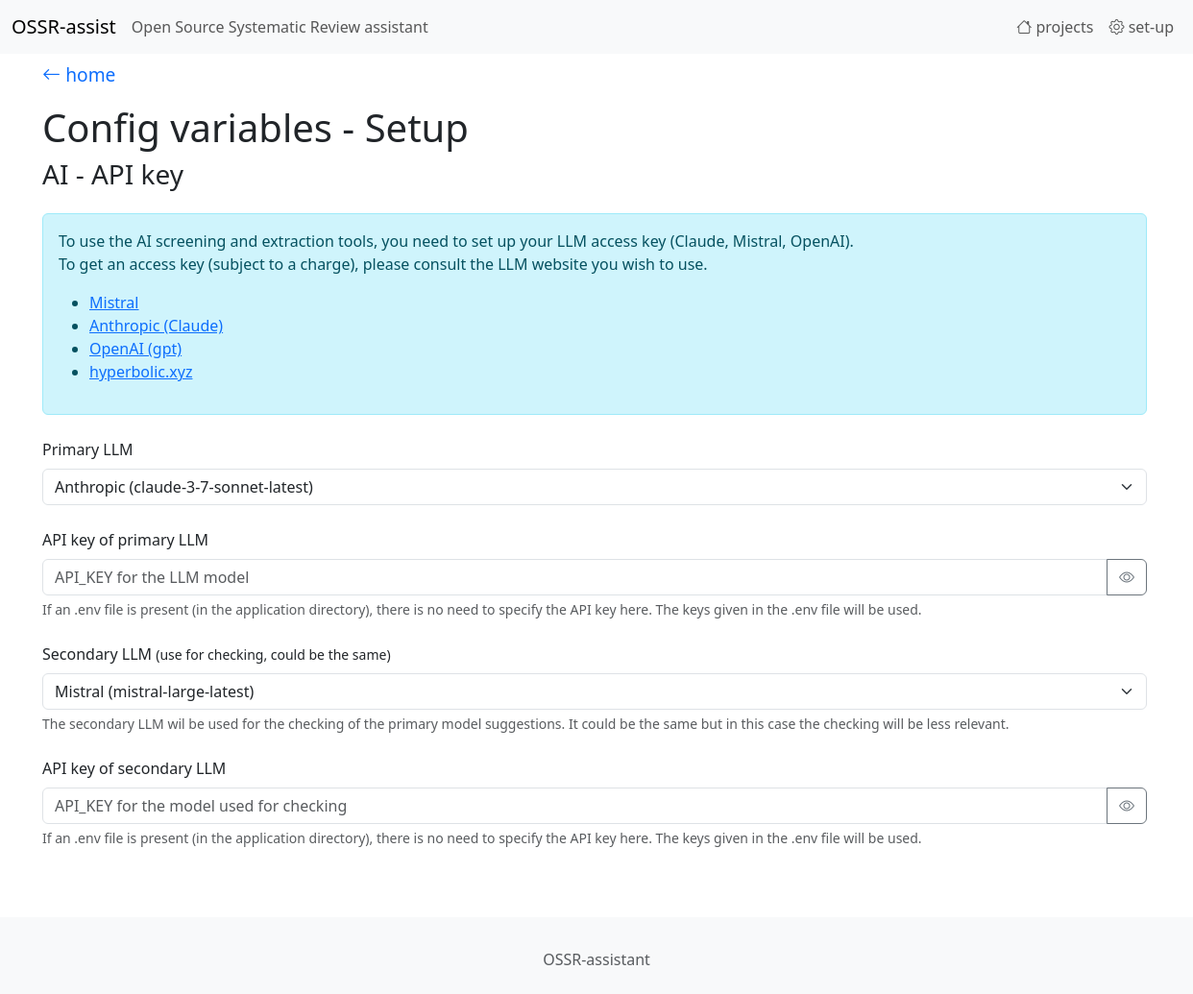
/setup, run on an earlier commit of the app's database.
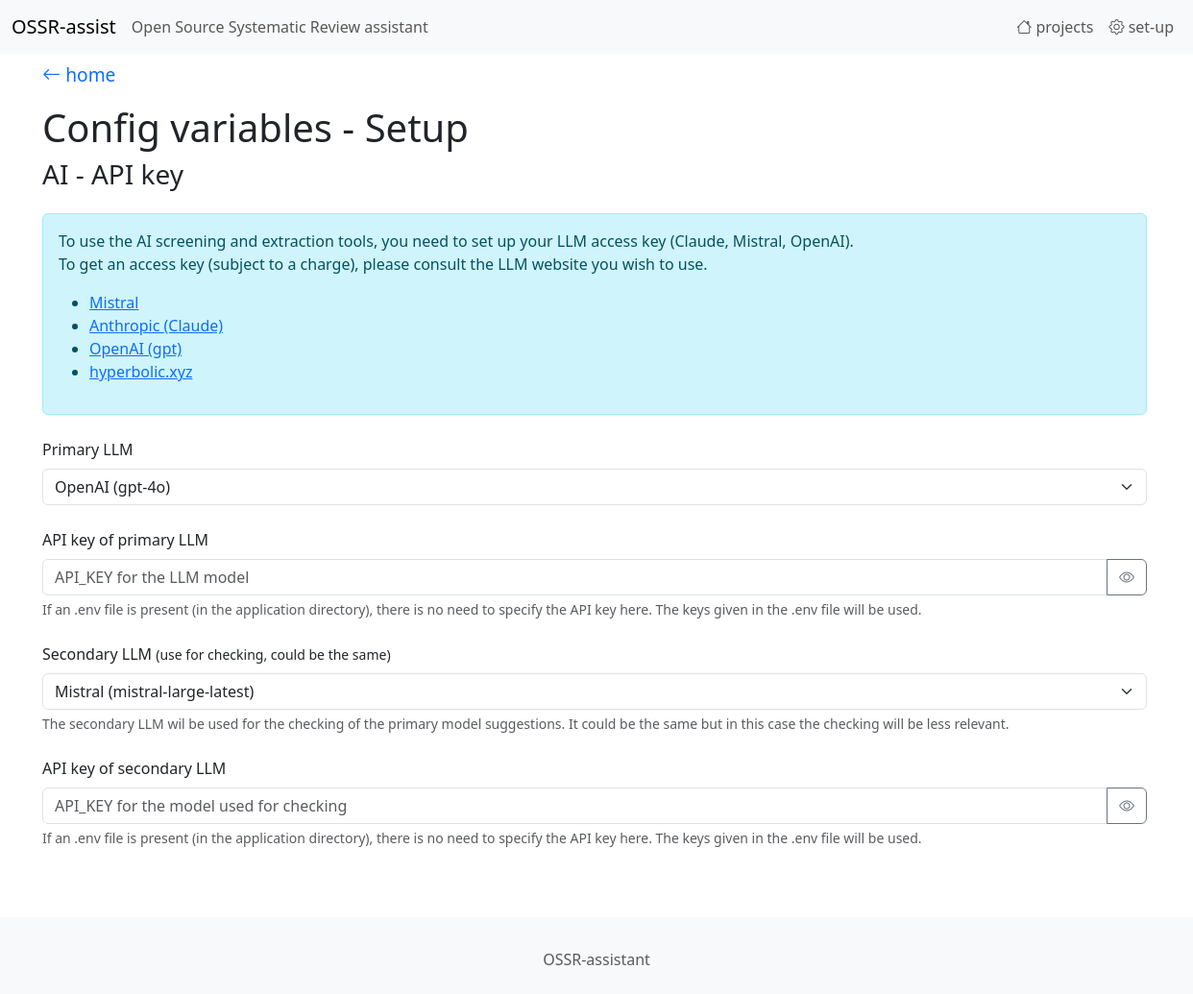
And on a later commit of the database.
### tables this page shows
CREATE TABLE config_variables
(
    variable_name TEXT,
    value         TEXT default ""
);

### app.py (the view)
@app.route('/setup')
def endpoint_setup():
    return setup()

### utils.py (called while the page is built)
def get_db_connection():
    conn = sqlite3.connect(DB_PATH)
    conn.row_factory = sqlite3.Row
    return conn

def sql_select_fetchall(sql, parameters):
    with get_db_connection() as con:
        cur = con.cursor()
        res = cur.execute(sql, parameters)
        rows = res.fetchall()
        columns = [column[0] for column in cur.description]
        result = [dict(zip(columns, row)) for row in rows]
        cur.close()
    return result

### templates/setup.html (shortened to what this page needs)
{% extends 'base.html' %}
{%  block content %}
<p class="mt-2 mb-3">
    <a href="/" class="return_arrow">
    <i class="bi bi-arrow-left"></i> home
    </a>
</p>
<h1>Config variables - Setup</h1>
    <h3>AI - API key</h3>
    <div class="alert alert-info mt-4 mb-4" role="alert">
    <p>
        To use the AI screening and extraction tools,
        you need to set up your LLM access key (Claude, Mistral, OpenAI).<br/>
        To get an access key (subject to a charge), please consult the LLM website you wish to use.
    </p>
    <ul>
        <li> <a href="https://console.mistral.ai/upgrade/plans" target="_blank">Mistral</a></li>
        <li> <a href="https://docs.anthropic.com/en/home" target="_blank">Anthropic (Claude)</a></li>
        <li> <a href="https://openai.com/api/" target="_blank">OpenAI (gpt)</a> </li>
        <li><a href="https://app.hyperbolic.xyz/" target="_blank">hyperbolic.xyz</a> </li></li>
    </ul>
    </div>
<form class="mt-4">
<div class="mb-4">
    <label for="LLM_NAME" class="form-label">Primary LLM</label>
    <select class="form-select" id="LLM_NAME" name="LLM_NAME" hx-post="/setup/update_field/LLM_NAME" hx-trigger="change" hx-target="#LLM_NAME_info" hx-swap="innerHTML">
        <option value="{{ LLM_Name_Enum.OPENAI.value }}" {% if LLM_NAME == 'openai' %}selected{% endif %}>OpenAI (gpt-4o)</option>
        <option value="{{ LLM_Name_Enum.ANTHROPIC.value }}" {% if LLM_NAME == 'claude' %}selected{% endif %}>Anthropic (claude-3-7-sonnet-latest)</option>
    </select>
</div>
<div class="mb-4">
    <label for="API_KEY" class="form-label">API key of primary LLM</label>
    <div class="input-group">
        <input type="password" class="form-control" id="API_KEY" name="API_KEY"
               value="{{ API_KEY }}" placeholder="API_KEY for the LLM model"
               hx-post="/setup/update_field/API_KEY" hx-trigger="change" hx-target="#API_KEY_info" >
        <button class="btn btn-outline-secondary" type="button" id="toggleAPI_KEY">
            <i class="bi bi-eye"></i>
        </button>
    </div>
    <div class="form-text">
        If an .env file is present (in the application directory), there is no need to specify the API key here.
        The keys given in the .env file will be used.
    </div>
</div>
<div class="mb-4">
    <label for="SECONDARY_LLM_NAME" class="form-label">Secondary LLM <small>(use for checking, could be the same)</small></label>
    <select class="form-select" id="SECONDARY_LLM_NAME" name="SECONDARY_LLM_NAME" hx-post="/setup/update_field/SECONDARY_LLM_NAME" hx-trigger="change" hx-target="#SECONDARY_LLM_NAME_info" hx-swap="innerHTML">
        <option value="{{ LLM_Name_Enum.MISTRAL.value }}" {% if SECONDARY_LLM_NAME == 'mistral' %}selected{% endif %}>Mistral (mistral-large-latest)</option>
    </select>
<div class="form-text">
    The secondary LLM wil be used for the checking of the primary model suggestions.
    It could be the same but in this case the checking will be less relevant.
</div>
</div>
<div class="mb-4">
    <label for="SECONDARY_API_KEY" class="form-label">API key of secondary LLM</label>
    <div class="input-group">
        <input type="password" class="form-control" id="SECONDARY_API_KEY" name="SECONDARY_API_KEY"
               value="{{ SECONDARY_API_KEY }}" placeholder="API_KEY for the model used for checking"
               hx-post="/setup/update_field/SECONDARY_API_KEY" hx-trigger="change" hx-target="#SECONDARY_API_KEY_info" >
        <button class="btn btn-outline-secondary" type="button" id="toggleSECONDARY_API_KEY">
            <i class="bi bi-eye"></i>
        </button>
    </div>
    <div class="form-text">
        If an .env file is present (in the application directory), there is no need to specify the API key here.
        The keys given in the .env file will be used.
    </div>
</div>
</form>
{%  endblock %}

### templates/base.html (shortened to what this page needs)
<!DOCTYPE html>
<html lang="en" class="min-vh-100">
<head>
    <link rel="stylesheet" href="{{ url_for('static',filename='ccs1.css') }}">
    <link href="https://cdn.jsdelivr.net/npm/bootstrap@5.3.5/dist/css/bootstrap.min.css" rel="stylesheet">
    <link rel="stylesheet" href="https://cdn.jsdelivr.net/npm/bootstrap-icons@1.11.3/font/bootstrap-icons.min.css">
</head>
<body class="d-flex flex-column min-vh-100">
<nav class="navbar navbar-expand-lg bg-body-tertiary">
  <div class="container-fluid">
    <a class="navbar-brand" href="{{ url_for('endpoint_home')}}">OSSR-assist </a>
      <span class="navbar-text">Open Source Systematic Review assistant</span>
    <div class="collapse navbar-collapse" id="navbarSupportedContent">
      <ul class="navbar-nav navbar-right mb-2 mb-lg-0">
            <li class="nav-item">
                <a class="nav-link " aria-current="page" href="{{ url_for('endpoint_home')}}"><i class="bi bi-house"></i> projects</a>
            </li>
            <li class="nav-item">
                <a href="/setup" class="nav-link " >
                    <i class="bi bi-gear"></i> set-up
                </a>
            </li>
      </ul>
    </div>
  </div>
</nav>
<div class="container-fluid flex-grow-1" style="margin-left: 2em; padding-right: 5em; margin-right: 5em;" role="alert">
{%  block content %}{% endblock %}
</div>
<br/><br/>
<footer class="footer mt-auto py-4 bg-light" >
    <div class="container">
        <div class="row">
            <div class="col text-center">
                <p class="mt-2 mb-0 text-muted">OSSR-assistant</p>
            </div>
        </div>
    </div>
</footer>
</body>
</html>

### static/ccs1.css (style rules this page uses)
a { text-decoration: none; }
.return_arrow { font-size: 1.2em; text-decoration: none; }

What changed in the data, as far as the page shows it:
changed config_variables: LLM_NAME "Anthropic (claude-3-7-sonnet-latest)" → "OpenAI (gpt-4o)"
